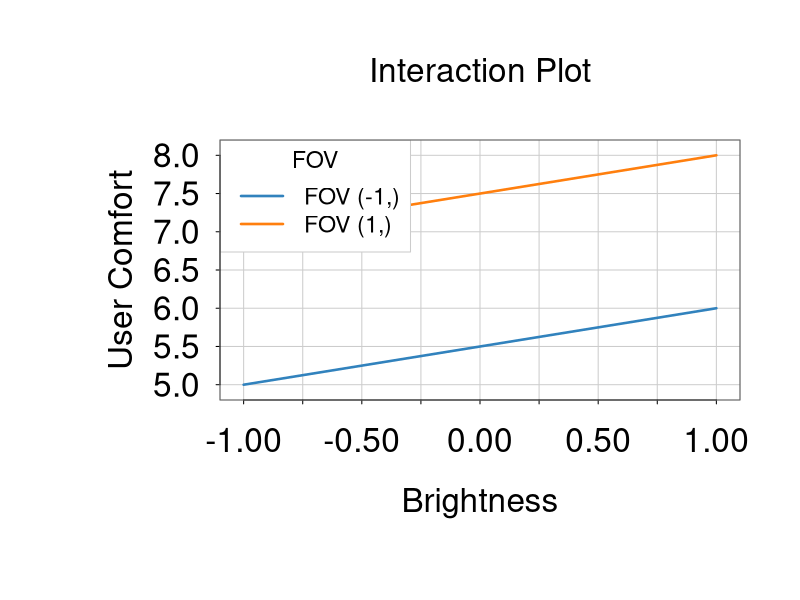

Recreate this plot in R.
## ---- chunk 1
par(
  mar = c(5, 5.5, 3.5, 1.5), 
  family = "sans", 
  cex = 2, 
  cex.lab = 1, 
  cex.axis = 1,
  mgp = c(2, 0.5, 0)
)

x_ticks <- seq(-1, 1, by = 0.25)
y_ticks <- seq(5, 8, by = 0.5)

x_blue <- c(-1, 1)
y_blue <- c(5.0, 6.0)

x_orange <- c(-1, 1)
y_orange <- c(7.0, 8.0)

plot(NA, xlim = c(-1.1, 1.1), ylim = c(4.8, 8.2),
     xaxs = "i", yaxs = "i", axes = FALSE,
     xlab = "Brightness", ylab = "User Comfort",
     main = "Interaction Plot", font.main = 1, cex.main = 1)

abline(v = x_ticks, col = "gray80", lwd = 1)
abline(h = y_ticks, col = "gray80", lwd = 1)

lines(x_blue, y_blue, col = "#3182bd", lwd = 2.5)
lines(x_orange, y_orange, col = "#ff7f0e", lwd = 2.5)

legend("topleft", 
       title = "FOV",
       legend = c("FOV (-1,)", "FOV (1,)"), 
       col = c("#3182bd", "#ff7f0e"), 
       lty = 1, 
       lwd = 2.5, 
       bty = "o",
       box.col = "gray80",
       bg = "white",
       cex = 0.7)

axis(1, at = x_ticks, labels = sprintf("%.2f", x_ticks), tck = -0.015)
axis(2, at = y_ticks, labels = sprintf("%.1f", y_ticks), las = 1, tck = -0.015)

box(col = "gray40", lwd = 1.2)
